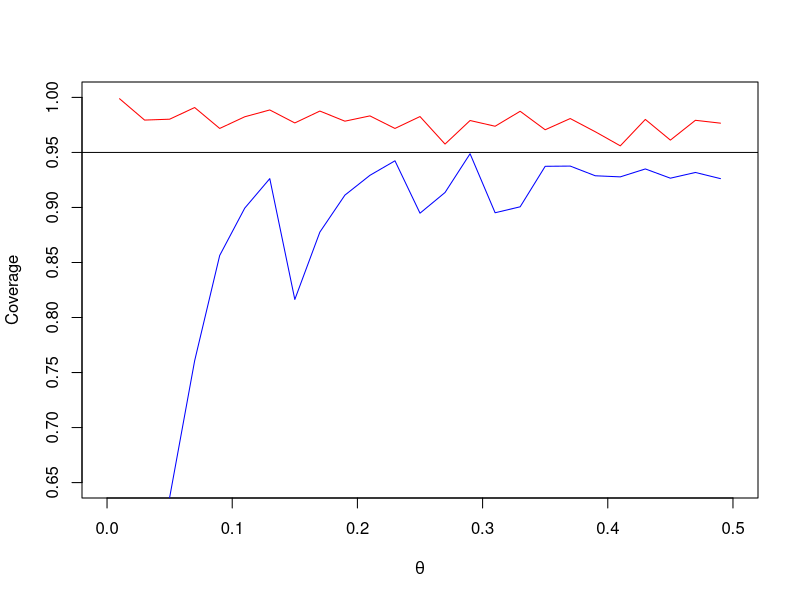

Write R code to recreate this figure.
#Q1
heart_up=function(x){
	sqrt(1-(abs(x)-1)^2)
}

heart_lo=function(x){
	acos(1-abs(x))-pi
}
x=seq(-2,2,0.05)
# plot(x,heart_lo(x),ylim=c(heart_lo(0),1),type='l')
# lines(x,heart_up(x))
n=100000
macine_gun=function(n){
	up_bound=max(heart_up(x))
	lo_bound=max(heart_lo(x))
	bullet.x=runif(n,-2,2)
	bullet.y=runif(n,lo_bound,up_bound)
	hit=sum(bullet.y<=heart_up(bullet.x)&bullet.y>=heart_lo(bullet.x))
	box=4*(up_bound-lo_bound)
	box*hit/n
}

#Q2

bessel.element=function(a,v,z,m){
	denominator=(gamma(m+a+1)*factorial(m))^v
	numerator=(z/2)^(2*m+a)
	numerator/denominator
}

fn=function(a,v,z,max,tolerance,m){
	if(m>max){
		return (0)
	}

	i=bessel.element(a,v,z,m)
	if(i>tolerance)
	{
		return (i+fn(a,v,z,max,tolerance,m+1))
	}
	else{
		return (0)
	}
}

basselI_Gen=function(a,v,z,max,tolerance){
	fn(a,v,z,max,tolerance,0)
}

#Q3
wald.interval=function(size,theta.hat){
	upper_bound=theta.hat+1.96*sqrt(theta.hat*(1-theta.hat)/size)
	lower_bound=theta.hat-1.96*sqrt(theta.hat*(1-theta.hat)/size)
	result=list(upper_bound=upper_bound,lower_bound=lower_bound)
	return (result)
}

adjustwald.interval=function(size,theta.hat){
	theta.tilde=(size*theta.hat+2)/(size+4)
	upper_bound=theta.tilde+1.96*sqrt(theta.tilde*(1-theta.tilde)/size)
	lower_bound=theta.tilde-1.96*sqrt(theta.tilde*(1-theta.tilde)/size)
	result=list(upper_bound=upper_bound,lower_bound=lower_bound)
	return (result)
}

coverage.sim=function(size,theta){
	n=5000
	y=rbinom(n,size,theta)
	thetas=rep(theta,n)
	theta.hat=y/size
	w=wald.interval(size,theta.hat)
	a=adjustwald.interval(size,theta.hat)
	w.overlap=thetas[thetas>=w$lower_bound&thetas<=w$upper_bound]
	a.overlap=thetas[thetas>=a$lower_bound&thetas<=a$upper_bound]
	wald.coverage=length(w.overlap)/n
	adjust.coverage=length(a.overlap)/n
	return (list(wald=wald.coverage,adjust=adjust.coverage))
}

coverage.graph=function(){
	size=20
	thetas=seq(0.01,0.49,0.02)
	wald=c()
	adjust=c()
	for(i in 1:length(thetas)){
		theta=thetas[i]
		coverage=coverage.sim(size,theta)
		wald[i]=coverage$wald
		adjust[i]=coverage$adjust
	}
	plot(cbind(c(0,0.5),seq(0.65,1,0.05)),type="n",ylab='Coverage',xlab=expression(theta))
	abline(h=0.95)
	lines(thetas,wald,col='blue')
	lines(thetas,adjust,col='red')
}
coverage.graph()




